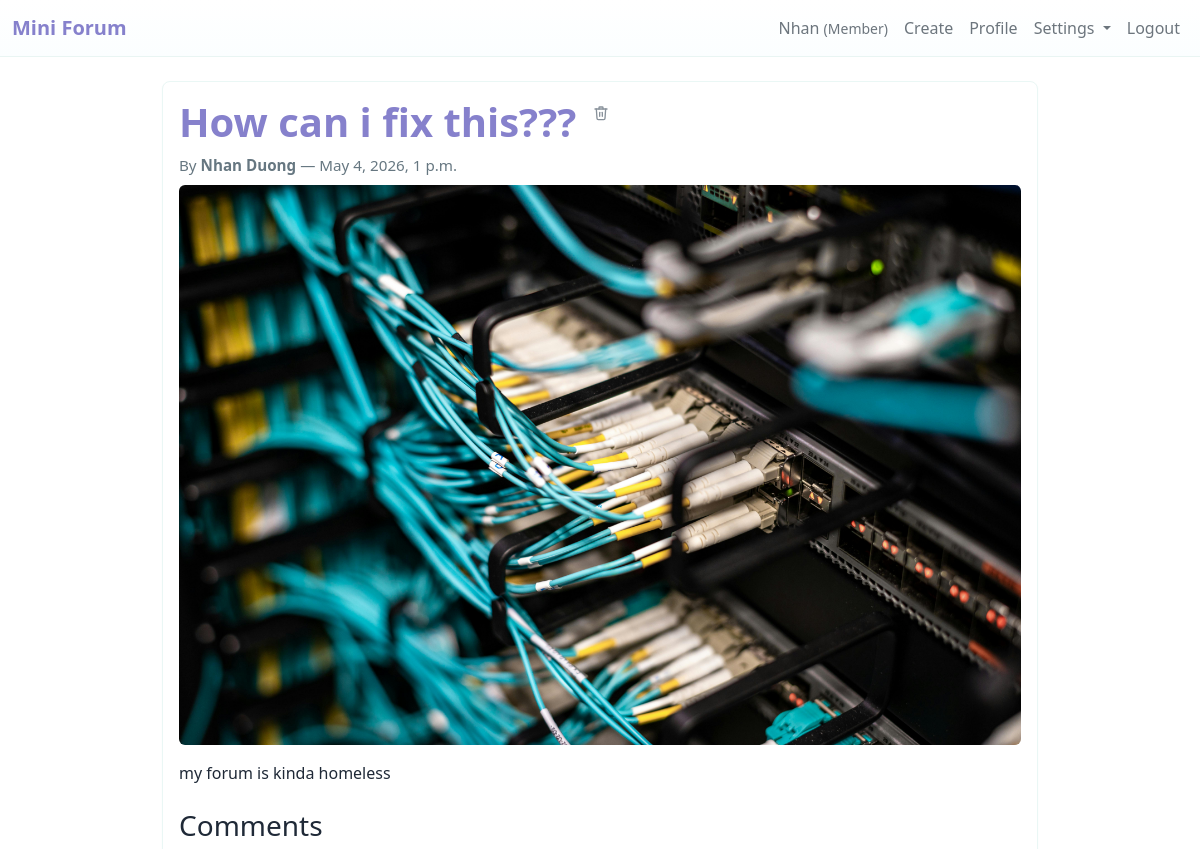
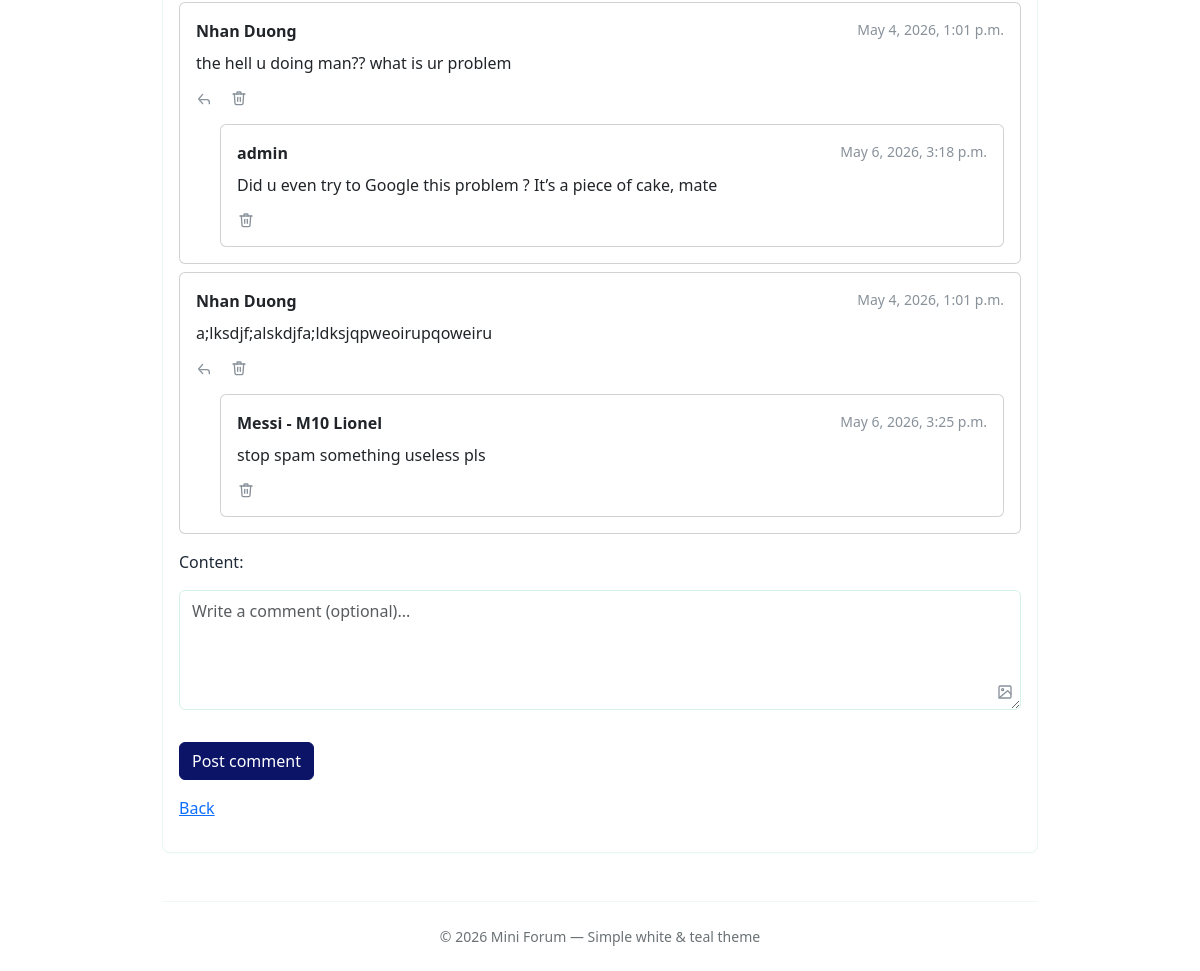
Screenshot of /threads/15/ (signed in) with the database file from the repository (2 pictures, top to bottom).
### forum/models.py (models this page shows, shortened)
class User(AbstractUser):
    ROLE_GUEST = "guest"
    ROLE_MEMBER = "member"
    ROLE_MODERATOR = "moderator"
    ROLE_ADMIN = "admin"
    ROLE_CHOICES = [
        (ROLE_GUEST, "Guest"),
        (ROLE_MEMBER, "Member"),
        (ROLE_MODERATOR, "Moderator"),
        (ROLE_ADMIN, "Admin"),
    ]
    role = models.CharField(max_length=16, choices=ROLE_CHOICES, default=ROLE_MEMBER)
    avatar = models.ImageField(upload_to="avatars/", null=True, blank=True)
    bio = models.TextField(max_length=500, blank=True, default="")
    class Meta:
        db_table = "auth_user"
        verbose_name = "User"
        verbose_name_plural = "Users"
    def get_display_name(self):
        if self.first_name and self.last_name:
            return f"{self.first_name} {self.last_name}"
        elif self.first_name:
            return self.first_name
        return self.username
    def __str__(self):
        return self.get_display_name()

class Thread(models.Model):
    STATUS_PUBLISHED = "published"
    STATUS_HIDDEN = "hidden"
    STATUS_DELETED = "deleted"
    STATUS_CHOICES = [
        (STATUS_PUBLISHED, "Published"),
        (STATUS_HIDDEN, "Hidden"),
        (STATUS_DELETED, "Deleted"),
    ]
    title = models.CharField(max_length=255)
    content = models.TextField()
    author = models.ForeignKey(
        settings.AUTH_USER_MODEL, on_delete=models.CASCADE, related_name="threads"
    )
    status = models.CharField(
        max_length=16, choices=STATUS_CHOICES, default=STATUS_PUBLISHED
    )
    created_at = models.DateTimeField(default=timezone.now)
    updated_at = models.DateTimeField(auto_now=True)
    image = models.ImageField(upload_to="threads/", null=True, blank=True)

class Comment(models.Model):
    STATUS_PUBLISHED = "published"
    STATUS_HIDDEN = "hidden"
    STATUS_DELETED = "deleted"
    STATUS_CHOICES = [
        (STATUS_PUBLISHED, "Published"),
        (STATUS_HIDDEN, "Hidden"),
        (STATUS_DELETED, "Deleted"),
    ]
    thread = models.ForeignKey(
        Thread, on_delete=models.CASCADE, related_name="comments"
    )
    author = models.ForeignKey(
        settings.AUTH_USER_MODEL, on_delete=models.CASCADE, related_name="comments"
    )
    content = models.TextField()
    image = models.ImageField(upload_to="comments/", null=True, blank=True)
    status = models.CharField(
        max_length=16, choices=STATUS_CHOICES, default=STATUS_PUBLISHED
    )
    created_at = models.DateTimeField(default=timezone.now)
    updated_at = models.DateTimeField(auto_now=True)
    parent = models.ForeignKey(
        "self", null=True, blank=True, related_name="replies", on_delete=models.CASCADE
    )

### forum/views.py (the view)
# urls.py: path("threads/<int:thread_id>/", views.thread_detail, name="detail"),
def thread_detail(request, thread_id):
    thread = get_object_or_404(Thread, pk=thread_id)
    if thread.status == Thread.STATUS_DELETED:
        return HttpResponseForbidden("Thread not available")
    if not can_view_thread(request.user, thread):
        return HttpResponseForbidden("You cannot view this thread")
    comments = thread.comments.filter(
        status=Comment.STATUS_PUBLISHED, parent__isnull=True
    ).order_by("created_at")
    reply_to = request.GET.get("reply_to")
    try:
        reply_to = int(reply_to) if reply_to else None
    except (TypeError, ValueError):
        reply_to = None
    if request.method == "POST":
        if not request.user.is_authenticated or not can_create_comment(request.user):
            return redirect("login")
        form = CommentForm(request.POST, request.FILES)
        if form.is_valid():
            comment = form.save(commit=False)
            comment.thread = thread
            comment.author = request.user
            parent_id = request.POST.get("parent_id")
            if parent_id:
                parent = Comment.objects.filter(pk=parent_id).first()
                if parent:
                    comment.parent = parent
            if not form.cleaned_data.get("content") and not form.cleaned_data.get(
                "image"
            ):
                form.add_error(None, "Vui lòng nhập nội dung hoặc tải ảnh.")
            else:
                comment.save()
                log_activity(
                    request.user,
                    ActivityLog.ACTION_COMMENT_CREATE,
                    "comment",
                    comment.id,
                )
                messages.success(request, "Bình luận thành công!")
                return redirect("forum:detail", thread_id=thread.id)
    else:
        form = CommentForm()
    for c in comments:
        c.replies_qs = c.replies.filter(status=Comment.STATUS_PUBLISHED).order_by(
            "created_at"
        )
    return render(
        request,
        "forum/detail.html",
        {"thread": thread, "comments": comments, "form": form, "reply_to": reply_to},
    )

### forum/forms.py
class CommentForm(forms.ModelForm):
    class Meta:
        model = Comment
        fields = ["content", "image"]
        widgets = {
            "content": forms.Textarea(
                attrs={
                    "class": "form-control",
                    "rows": 3,
                    "placeholder": "Write a comment (optional)...",
                }
            ),
        }
    def __init__(self, *args, **kwargs):
        super().__init__(*args, **kwargs)
        self.fields["content"].required = False

### forum/permissions.py (called while the page is built)
def can_view_thread(user, thread):
    if thread.status == "published":
        return True
    if thread.status in ["hidden", "deleted"]:
        return user.is_authenticated and (thread.author == user or is_moderator(user))
    return False

### forum/templates/forum/detail.html (shortened to what this page needs)
<!doctype html>
{% extends 'base.html' %}
{% block content %}
  <div class="mb-3">
    <div class="d-flex align-items-start">
      <h1 class="thread-title me-3">{{ thread.title }}</h1>
      {% if user.is_authenticated %}
        {% if thread.author == user or user.role == 'moderator' or user.role == 'admin' %}
          <form method="post" action="{% url 'forum:delete_thread' thread.id %}" class="d-inline">
            <button type="submit" class="btn btn-sm btn-link text-danger p-0" aria-label="Delete thread">
            </button>
          </form>
        {% endif %}
      {% endif %}
    </div>
    <div class="thread-meta mb-2">By <strong>{{ thread.author }}</strong> — {{ thread.created_at }}</div>
    {% if thread.image %}
      <div class="mb-3">
        <img src="{{ thread.image.url }}" alt="thread image" class="img-fluid rounded">
      </div>
    {% endif %}
    <div class="mb-4">{{ thread.content }}</div>
  </div>
  <h3>Comments</h3>
  <div class="mb-3">
    {% for c in comments %}
      <div class="card mb-2">
        <div class="card-body">
          <div class="d-flex justify-content-between align-items-start">
            <div><strong>{{ c.author }}</strong></div>
            <small class="small-muted">{{ c.created_at }}</small>
          </div>
          <div class="mt-2">{{ c.content }}</div>
          <div class="mt-2 d-flex align-items-center comment-actions">
            <a href="?reply_to={{ c.id }}#reply-area-{{ c.id }}" class="reply-toggle small-muted" data-id="{{ c.id }}" aria-label="Reply">
              <svg class="icon-svg" viewBox="0 0 24 24" width="16" height="16" fill="none" stroke="currentColor" stroke-width="2" stroke-linecap="round" stroke-linejoin="round"><polyline points="10 19 4 12 10 5"></polyline><path d="M20 19v-2a4 4 0 0 0-4-4H7"></path></svg>
            </a>
            {% if user.is_authenticated %}
              {% if c.author == user or user.is_superuser %}
                <form method="post" action="{% url 'forum:delete_comment' c.id %}" class="d-inline ms-3">{% csrf_token %}
                  <button type="submit" class="btn btn-sm btn-link text-danger p-0" aria-label="Delete comment">
                  </button>
                </form>
              {% endif %}
            {% endif %}
          </div>
          {% for reply in c.replies_qs %}
            <div class="card mt-3 ms-4">
              <div class="card-body">
                <div class="d-flex justify-content-between">
                  <div><strong>{{ reply.author }}</strong></div>
                  <small class="small-muted">{{ reply.created_at }}</small>
                </div>
                <div class="mt-2">{{ reply.content }}</div>
                <div class="mt-2">
                  {% if user.is_authenticated %}
                    {% if reply.author == user or user.is_superuser %}
                      <form method="post" action="{% url 'forum:delete_comment' reply.id %}" class="d-inline">{% csrf_token %}
                        <button type="submit" class="btn btn-sm btn-link text-danger p-0" aria-label="Delete reply">
                        </button>
                      </form>
                    {% endif %}
                  {% endif %}
                </div>
              </div>
            </div>
          {% endfor %}
        </div>
      </div>
    {% empty %}
      <div class="list-group-item">No comments</div>
    {% endfor %}
  </div>
  {% if user.is_authenticated %}
    <form id="comment-form" method="post" enctype="multipart/form-data">{% csrf_token %}
      <div class="mb-3">{{ form.content.label_tag }}</div>
      <div class="mb-3 textarea-with-icon position-relative">
        {{ form.content }}
        <a href="javascript:void(0)" id="main-image-trigger" class="image-trigger textarea-icon small-muted" aria-label="Add image">
          <svg class="icon-svg" viewBox="0 0 24 24" width="18" height="18" fill="none" stroke="currentColor" stroke-width="2" stroke-linecap="round" stroke-linejoin="round"><rect x="3" y="3" width="18" height="18" rx="2" ry="2"></rect><circle cx="8.5" cy="8.5" r="1.5"></circle><path d="M21 15l-5-5L3 21"></path></svg>
        </a>
      </div>
      <button class="btn btn-primary" type="submit">Post comment</button>
    </form>
  {% else %}
    <p><a href="/accounts/login/">Login to comment</a></p>
  {% endif %}
  <p class="mt-3"><a href="{% url 'forum:index' %}">Back</a></p>
{% endblock %}

### forum/templates/base.html (shortened to what this page needs)
<!doctype html>
<html>
    <head>
        {% load static %}
        <link
            href="https://cdn.jsdelivr.net/npm/bootstrap@5.3.2/dist/css/bootstrap.min.css"
            rel="stylesheet"
        />
        <link href="{% static 'forum/theme.css' %}" rel="stylesheet" />
    </head>
    <body>
        <nav class="navbar navbar-expand-lg">
            <div class="container-fluid">
                <a class="navbar-brand" href="/">Mini Forum</a>
                <div class="collapse navbar-collapse" id="navMain">
                    <ul class="navbar-nav ms-auto align-items-center">
                        {% if user.is_authenticated %}
                            <li class="nav-item">
                                <span class="nav-link">
                                    {{ user.first_name|default:user.username }}
                                    <small>({{ user.get_role_display }})</small>
                                </span>
                            </li>
                            {% if user.role == 'member' or user.role == 'moderator' or user.role == 'admin' %}
                            <li class="nav-item">
                                <a class="nav-link" href="/threads/create/">Create</a>
                            </li>
                            {% endif %}
                            <li class="nav-item">
                                <a class="nav-link" href="{% url 'forum:user_profile' user.username %}">Profile</a>
                            </li>
                            <li class="nav-item dropdown">
                                <a class="nav-link dropdown-toggle" href="#" id="settingsDropdown" role="button" data-bs-toggle="dropdown" aria-expanded="false">
                                    Settings
                                </a>
                            </li>
                            <li class="nav-item">
                                <a class="nav-link" href="/accounts/logout/">Logout</a>
                            </li>
                        {% endif %}
                    </ul>
                </div>
            </div>
        </nav>
        <main class="container mt-4">
            <div class="card-soft">
                {% block content %}{% endblock %}
            </div>
            <footer class="site-footer text-center">
                <small class="d-block">&copy; {% now "Y" %} Mini Forum — Simple white & teal theme</small>
            </footer>
        </main>
    </body>
</html>

### forum/static/forum/theme.css (style rules this page uses)
:root { --brand-teal: #0b1467; --brand-dark: #8681cc; --muted: #6c757d; }
body { background-color: #ffffff; color: #1f2937; }
.navbar { background: linear-gradient(180deg, #ffffff, #fbfeff); border-bottom: 1px solid #e9f5f3; }
.navbar-brand { color: var(--brand-dark) !important; font-weight: 600; }
.nav-link { color: var(--muted) !important; }
.btn-primary { background-color: var(--brand-teal); border-color: var(--brand-teal); }
main.container { max-width: 900px; }
.card-soft { background: #ffffff; border: 1px solid #eaf7f5; box-shadow: 0 1px 2px rgba(13,148,136,0.04); border-radius: .5rem; padding: 1rem; }
.thread-title { color: var(--brand-dark); font-weight: 600; }
.small-muted { color: #88919a; }
footer.site-footer { margin-top: 3rem; padding: 1.5rem 0; border-top: 1px solid #eef8f7; color: #6b7275; }
.card-soft input[type="text"], .card-soft input[type="search"], .card-soft input[type="password"], .card-soft input[type="email"], .card-soft textarea, .card-soft select { display: block; width: 100%; padding: .5rem .75rem; font-size: 1rem; line-height: 1.5; color: #495057; background-color: #fff; background-clip: padding-box; border: 1px solid #d6f0ec; border-radius: .375rem; transition: border-color .15s ease-in-out, box-shadow .15s ease-in-out; }
.card-soft textarea { min-height: 120px; }
.thread-meta { color: #667781; font-size: .95rem; }
.comment-actions a { text-decoration: none; font-size: 1.05rem; }
.btn-link.text-danger { color: #d9534f; }
.icon-svg { width: 16px; height: 16px; vertical-align: text-bottom; color: #88919a; }
.comment-actions .icon-svg { margin-right: 2px; }
.textarea-with-icon { position: relative; }
.textarea-with-icon .textarea-icon { position: absolute; right: 8px; bottom: 10px; cursor: pointer; z-index: 5; display: inline-flex; align-items: center; justify-content: center; color: #88919a; }
.textarea-with-icon textarea { padding-right: 44px; }

### rows the page displays
Thread: title "How can i fix this???", author "Nhan Duong", created_at "May 4, 2026, 1 p.m.", image (picture), content "my forum is kinda homeless"
Comment: author "Nhan Duong", created_at "May 4, 2026, 1:01 p.m.", content "the hell u doing man?? what is ur problem"
Comment: author "admin", created_at "May 6, 2026, 3:18 p.m.", content "Did u even try to Google this problem ? It’s a piece of cake, mate"
Comment: author "Nhan Duong", created_at "May 4, 2026, 1:01 p.m.", content "a;lksdjf;alskdjfa;ldksjqpweoirupqoweiru"
Comment: author "Messi - M10 Lionel", created_at "May 6, 2026, 3:25 p.m.", content "stop spam something useless pls"

### other values shown
{{ user.first_name|default:user.username }} "Nhan"
{{ user.get_role_display }} "Member"
